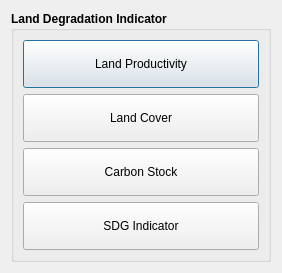
<?xml version="1.0" encoding="UTF-8"?>
<ui version="4.0">
 <class>Dialog</class>
 <widget class="QDialog" name="Dialog">
  <property name="geometry">
   <rect>
    <x>0</x>
    <y>0</y>
    <width>282</width>
    <height>270</height>
   </rect>
  </property>
  <property name="windowTitle">
   <string>Dialog</string>
  </property>
  <layout class="QVBoxLayout" name="verticalLayout">
   <item>
    <widget class="QGroupBox" name="groupBox">
     <property name="sizePolicy">
      <sizepolicy hsizetype="Preferred" vsizetype="Minimum">
       <horstretch>0</horstretch>
       <verstretch>0</verstretch>
      </sizepolicy>
     </property>
     <property name="font">
      <font>
       <weight>75</weight>
       <bold>true</bold>
      </font>
     </property>
     <property name="title">
      <string>Land Degradation Indicator</string>
     </property>
     <layout class="QVBoxLayout" name="verticalLayout_2">
      <item>
       <widget class="QPushButton" name="pushButton_lp">
        <property name="sizePolicy">
         <sizepolicy hsizetype="Minimum" vsizetype="Minimum">
          <horstretch>0</horstretch>
          <verstretch>0</verstretch>
         </sizepolicy>
        </property>
        <property name="minimumSize">
         <size>
          <width>0</width>
          <height>48</height>
         </size>
        </property>
        <property name="font">
         <font>
          <weight>50</weight>
          <bold>false</bold>
         </font>
        </property>
        <property name="text">
         <string>Land Productivity</string>
        </property>
       </widget>
      </item>
      <item>
       <widget class="QPushButton" name="pushButton_lc">
        <property name="sizePolicy">
         <sizepolicy hsizetype="Minimum" vsizetype="Minimum">
          <horstretch>0</horstretch>
          <verstretch>0</verstretch>
         </sizepolicy>
        </property>
        <property name="minimumSize">
         <size>
          <width>0</width>
          <height>48</height>
         </size>
        </property>
        <property name="font">
         <font>
          <weight>50</weight>
          <bold>false</bold>
         </font>
        </property>
        <property name="text">
         <string>Land Cover</string>
        </property>
       </widget>
      </item>
      <item>
       <widget class="QPushButton" name="pushButton_cs">
        <property name="sizePolicy">
         <sizepolicy hsizetype="Minimum" vsizetype="Minimum">
          <horstretch>0</horstretch>
          <verstretch>0</verstretch>
         </sizepolicy>
        </property>
        <property name="minimumSize">
         <size>
          <width>0</width>
          <height>48</height>
         </size>
        </property>
        <property name="font">
         <font>
          <weight>50</weight>
          <bold>false</bold>
         </font>
        </property>
        <property name="text">
         <string>Carbon Stock</string>
        </property>
       </widget>
      </item>
      <item>
       <widget class="QPushButton" name="pushButton_sdg">
        <property name="sizePolicy">
         <sizepolicy hsizetype="Minimum" vsizetype="Minimum">
          <horstretch>0</horstretch>
          <verstretch>0</verstretch>
         </sizepolicy>
        </property>
        <property name="minimumSize">
         <size>
          <width>0</width>
          <height>48</height>
         </size>
        </property>
        <property name="font">
         <font>
          <weight>50</weight>
          <bold>false</bold>
         </font>
        </property>
        <property name="text">
         <string>SDG Indicator</string>
        </property>
       </widget>
      </item>
     </layout>
    </widget>
   </item>
  </layout>
 </widget>
 <resources/>
 <connections/>
</ui>
